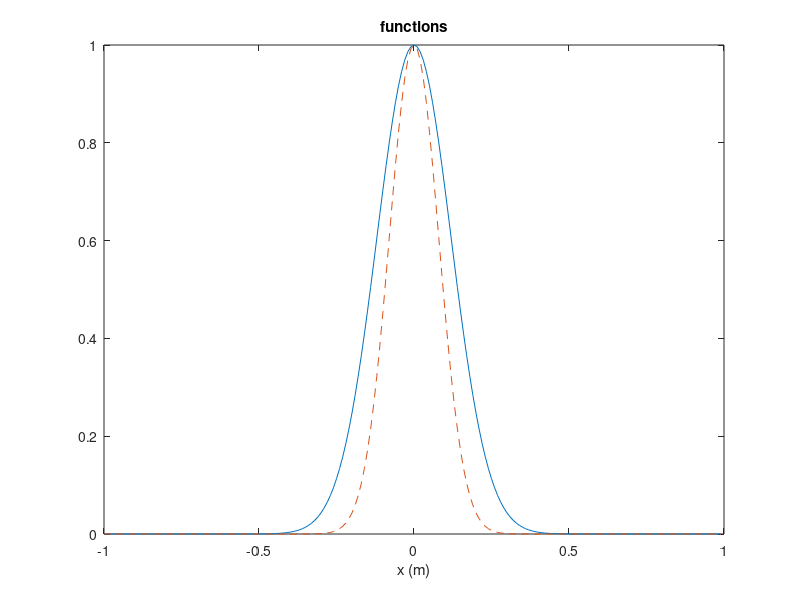
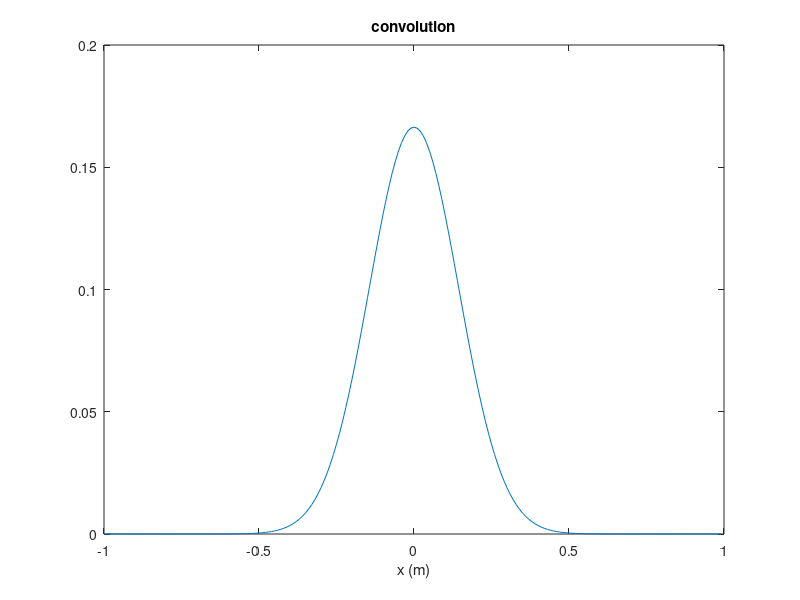

Here is the MATLAB script that generated these plots, in order:
% Convolution of two Gaussian functions:

wa = .3;    % Gaussian 1 width [exp(-pi) radius] (m)
wb = .2;    % Gaussian 2 width [exp(-pi) radius] (m)
L = 2;      % side length (m)
M = 200;    % number of samples
dx = L/M;   % sample interval (m)

x = -L/2:dx:L/2-dx;             % x coordinates
fa = exp(-pi*(x.^2)/(wa^2));    % Gaussian a
fb = exp(-pi*(x.^2)/(wb^2));    % Gaussian b

figure(1)
plot(x,fa,x,fb,'--'); title('functions'); xlabel('x (m)');

Fa = dx*ifftshift(fft(fftshift(fa)));           % fft of fa
Fb = dx*ifftshift(fft(fftshift(fb)));           % fft of fb
FaFb = Fa.*Fb;                                  % product of the functions
fafb = 1/dx*fftshift(ifft(ifftshift(FaFb)));    % inverse transform, scale, and center

figure(2)
plot(x,fafb); title('convolution'); xlabel('x (m)');